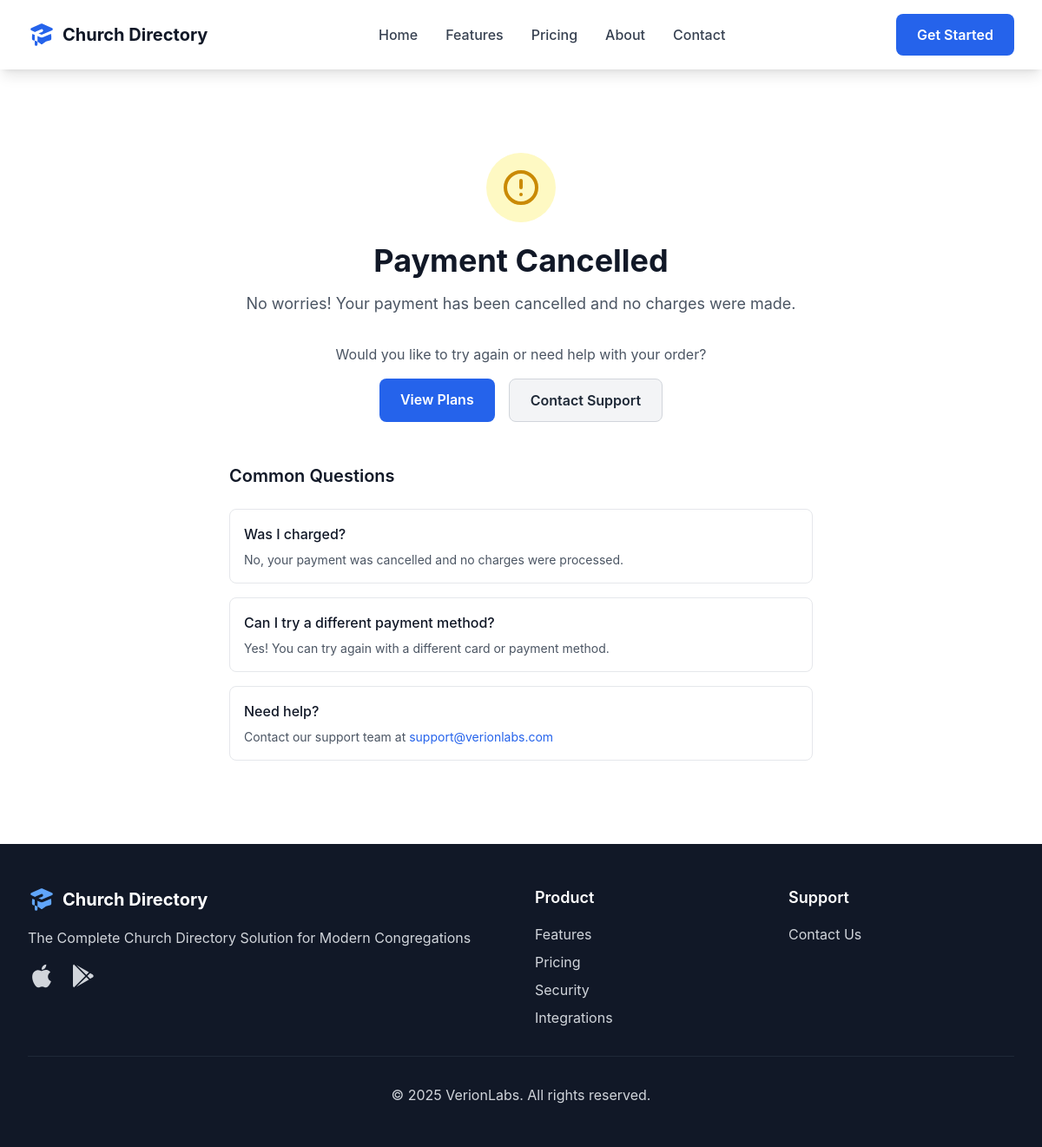
/directory/payment-cancel/, run on the app's committed database.
### church_directory/models.py (models this page shows, shortened)
class WebsiteConfig(models.Model):
    site_title = models.CharField(max_length=200, default="Church Directory")
    site_description = models.TextField(
        default="The Complete Church Directory Solution for Modern Congregations"
    )
    company_name = models.CharField(max_length=100, default="VerionLabs")
    domain = models.CharField(max_length=100, default="directory.verionlabs.com")
    hero_headline = models.CharField(
        max_length=200,
        default="Stay Connected with Your Church Family – Instantly & Securely"
    )
    hero_subline = models.TextField(
        default="Secure member directories that bring congregations closer together"
    )
    hero_cta_primary = models.CharField(max_length=50, default="Get Started Today")
    hero_cta_secondary = models.CharField(max_length=50, default="Learn More")
    about_headline = models.CharField(
        max_length=200,
        default="Building Stronger Church Communities"
    )
    about_subline = models.TextField(
        default="Church Directory was born from a simple belief: technology should bring people together, not drive them apart. We're passionate about helping churches foster genuine relationships and meaningful connections."
    )
    about_story_title = models.CharField(max_length=100, default="Our Story")
    about_values_title = models.CharField(max_length=100, default="Our Values")
    features_headline = models.CharField(
        max_length=200,
        default="Built Specifically for Churches"
    )
    features_subline = models.TextField(
        default="Every feature is designed with the unique needs, values, and privacy concerns of faith communities in mind."
    )
    pricing_headline = models.CharField(
        max_length=200,
        default="Simple, Transparent Pricing"
    )
    pricing_subline = models.TextField(
        default="Choose the plan that fits your congregation size. All plans include our core features with no hidden fees."
    )
    use_cases_headline = models.CharField(
        max_length=200,
        default="See It In Action"
    )
    use_cases_subline = models.TextField(
        default="Real scenarios from churches using Church Directory to strengthen their communities."
    )
    cta_headline = models.CharField(
        max_length=200,
        default="Ready to Connect Your Congregation?"
    )
    cta_subline = models.TextField(
        default="Join thousands of churches already using Church Directory to build stronger communities and streamline member management."
    )
    cta_button_primary = models.CharField(max_length=50, default="Start Free Trial")
    cta_button_secondary = models.CharField(max_length=50, default="Schedule Demo")
    support_email = models.EmailField(default="support@verionlabs.com")
    sales_email = models.EmailField(default="sales@verionlabs.com")
    phone = models.CharField(max_length=20, blank=True, null=True)
    address = models.TextField(blank=True)
    show_pricing = models.BooleanField(default=True)
    show_testimonials = models.BooleanField(default=True)
    show_use_cases = models.BooleanField(default=True)
    show_team = models.BooleanField(default=True)
    maintenance_mode = models.BooleanField(default=False)
    app_store_url = models.URLField(blank=True)
    google_play_url = models.URLField(blank=True)
    linkedin_url = models.URLField(blank=True)
    twitter_url = models.URLField(blank=True)
    facebook_url = models.URLField(blank=True)
    help_center_url = models.URLField(
        blank=True,
        help_text="URL for Help Center page (external link)"
    )
    privacy_policy_url = models.URLField(
        blank=True,
        help_text="URL for Privacy Policy page (external link)"
    )
    terms_of_service_url = models.URLField(
        blank=True,
        help_text="URL for Terms of Service page (external link)"
    )
    meta_keywords = models.TextField(
        default="church directory, member management, church software, congregation management",
        help_text="Comma-separated keywords"
    )
    created_at = models.DateTimeField(auto_now_add=True)
    updated_at = models.DateTimeField(auto_now=True)
    class Meta:
        verbose_name = "Website Configuration"
        verbose_name_plural = "Website Configuration"

### church_directory/views.py (the view, shortened to what this page needs)
# urls.py: path('payment-cancel/', views.payment_cancel, name='payment_cancel'),
def payment_cancel(request):
    subscription_id = request.GET.get('subscription_id')
    subscription = None
    try:
        config = WebsiteConfig.objects.first()
    except WebsiteConfig.DoesNotExist:
        config = None
    context = {
        'subscription': subscription,
        'config': config,
        'page_title': 'Payment Cancelled - Church Directory',
    }
    return render(request, 'church_directory/payment_cancel.html', context)

### website/context_processors.py (called while the page is built)
def site_config(request):
    try:
        config = SiteConfig.objects.first()
    except SiteConfig.DoesNotExist:
        config = None
    try:
        development_banner = DevelopmentBanner.objects.first()
    except DevelopmentBanner.DoesNotExist:
        development_banner = None
    navigation_items = NavigationItem.objects.filter(is_active=True).order_by('order')
    return {
        'site_config': config,
        'navigation_items': navigation_items,
        'development_banner': development_banner,
    }

### templates/church_directory/payment_cancel.html (shortened to what this page needs)
{% extends 'church_directory/base.html' %}
{% load static %}
{% block content %}
<section class="section-padding">
    <div class="container-width">
        <div class="max-w-2xl mx-auto text-center">
            <div class="w-20 h-20 mx-auto mb-6 bg-yellow-100 rounded-full flex items-center justify-center">
                <svg class="w-12 h-12 text-yellow-600" fill="none" stroke="currentColor" viewBox="0 0 24 24">
                    <path stroke-linecap="round" stroke-linejoin="round" stroke-width="2" d="M12 8v4m0 4h.01M21 12a9 9 0 11-18 0 9 9 0 0118 0z"/>
                </svg>
            </div>
            <h1 class="text-3xl lg:text-4xl font-bold text-gray-900 mb-4">
                Payment Cancelled
            </h1>
            <p class="text-lg text-gray-600 mb-8">
                No worries! Your payment has been cancelled and no charges were made.
            </p>
            <div class="space-y-4">
                <p class="text-gray-600">
                    Would you like to try again or need help with your order?
                </p>
                <div class="flex flex-col sm:flex-row gap-4 justify-center">
                    {% if subscription %}
                    <a href="{% url 'church_directory:checkout' %}?tier={{ subscription.pricing_tier.id }}&billing={{ subscription.billing_period }}"
                       class="btn-primary">
                        Try Again
                    </a>
                    {% else %}
                    <a href="{% url 'church_directory:pricing' %}" class="btn-primary">
                        View Plans
                    </a>
                    {% endif %}
                    <a href="{% url 'church_directory:contact' %}" class="btn-secondary">
                        Contact Support
                    </a>
                </div>
            </div>
            <div class="mt-12 text-left">
                <h3 class="text-xl font-semibold text-gray-900 mb-6">Common Questions</h3>
                <div class="space-y-4">
                    <div class="bg-white border border-gray-200 rounded-lg p-4">
                        <h4 class="font-medium text-gray-900 mb-2">Was I charged?</h4>
                        <p class="text-gray-600 text-sm">No, your payment was cancelled and no charges were processed.</p>
                    </div>
                    <div class="bg-white border border-gray-200 rounded-lg p-4">
                        <h4 class="font-medium text-gray-900 mb-2">Can I try a different payment method?</h4>
                        <p class="text-gray-600 text-sm">Yes! You can try again with a different card or payment method.</p>
                    </div>
                    <div class="bg-white border border-gray-200 rounded-lg p-4">
                        <h4 class="font-medium text-gray-900 mb-2">Need help?</h4>
                        <p class="text-gray-600 text-sm">
                            Contact our support team at
                            <a href="mailto:{% if config %}{{ config.support_email }}{% else %}support@verionlabs.com{% endif %}"
                               class="text-blue-600 hover:underline">
                               {% if config %}{{ config.support_email }}{% else %}support@verionlabs.com{% endif %}
                            </a>
                        </p>
                    </div>
                </div>
            </div>
        </div>
    </div>
</section>
{% endblock %}

### templates/church_directory/base.html (shortened to what this page needs)
<!DOCTYPE html>
<html lang="en">
<head>
    <link rel="icon" type="image/x-icon" href="{% load static %}{% static 'images/favicon.ico' %}">
    <link rel="manifest" href="{% load static %}{% static 'images/site.webmanifest' %}">
    <link href="{% load static %}{% static 'css/tailwind.css' %}" rel="stylesheet">
</head>
<body class="bg-white text-gray-900">
    <nav class="bg-white shadow-lg sticky top-0 z-50">
        <div class="container-width">
            <div class="flex justify-between items-center py-4">
                <div class="flex items-center">
                    <a href="{% url 'church_directory:home' %}" class="flex items-center space-x-2">
                        <span class="text-xl font-bold text-gray-900">Church Directory</span>
                    </a>
                </div>
                <div class="hidden md:flex items-center space-x-8">
                    <a href="{% url 'church_directory:home' %}"
                        class="text-gray-700 hover:text-blue-600 transition-colors font-medium">Home</a>
                    <a href="{% url 'church_directory:features' %}"
                        class="text-gray-700 hover:text-blue-600 transition-colors font-medium">Features</a>
                    <a href="{% url 'church_directory:pricing' %}"
                        class="text-gray-700 hover:text-blue-600 transition-colors font-medium">Pricing</a>
                    <a href="{% url 'church_directory:about' %}"
                        class="text-gray-700 hover:text-blue-600 transition-colors font-medium">About</a>
                    <a href="{% url 'church_directory:contact' %}"
                        class="text-gray-700 hover:text-blue-600 transition-colors font-medium">Contact</a>
                </div>
                <div class="hidden md:flex items-center space-x-4">
                    <a href="{% url 'church_directory:pricing' %}" class="btn-primary">Get Started</a>
                </div>
            </div>
        </div>
    </nav>
    <main>
        {% block content %}{% endblock %}
    </main>
    <footer class="bg-gray-900 text-white">
        <div class="container-width py-12">
            <div class="grid grid-cols-1 md:grid-cols-4 gap-8">
                <div class="md:col-span-2">
                    <div class="flex items-center space-x-2 mb-4">
                        <span class="text-xl font-bold">Church Directory</span>
                    </div>
                    <p class="text-gray-300 mb-4">
                        {% if config %}{{ config.site_description }}{% else %}The Complete Church Directory Solution for
                        Modern Congregations{% endif %}
                    </p>
                    {% if config.app_store_url or config.google_play_url %}
                    <div class="flex space-x-4">
                        {% if config.app_store_url %}
                        <a href="{{ config.app_store_url }}" class="text-gray-300 hover:text-white">
                        </a>
                        {% endif %}
                        {% if config.google_play_url %}
                        <a href="{{ config.google_play_url }}" class="text-gray-300 hover:text-white">
                        </a>
                        {% endif %}
                    </div>
                    {% endif %}
                </div>
                <div>
                    <h3 class="text-lg font-semibold mb-4">Product</h3>
                    <ul class="space-y-2">
                        <li><a href="{% url 'church_directory:features' %}"
                                class="text-gray-300 hover:text-white">Features</a></li>
                        <li><a href="{% url 'church_directory:pricing' %}"
                                class="text-gray-300 hover:text-white">Pricing</a></li>
                        <li><a href="#" class="text-gray-300 hover:text-white">Security</a></li>
                        <li><a href="#" class="text-gray-300 hover:text-white">Integrations</a></li>
                    </ul>
                </div>
                <div>
                    <h3 class="text-lg font-semibold mb-4">Support</h3>
                    <ul class="space-y-2">
                        <li><a href="{% url 'church_directory:contact' %}"
                                class="text-gray-300 hover:text-white">Contact Us</a></li>
                    </ul>
                </div>
            </div>
            <div class="border-t border-gray-800 mt-8 pt-8 text-center">
                <p class="text-gray-300">&copy; {% now "Y" %} VerionLabs. All rights reserved.</p>
            </div>
        </div>
    </footer>
</body>
</html>

### templates/church_directory/base.html (style rules this page uses)
.btn-primary { background-color: #2563eb; color: white; font-weight: 600; padding: 0.75rem 1.5rem; border-radius: 0.5rem; transition: all 0.2s; display: inline-block; text-decoration: none; border: none; cursor: pointer; }
.btn-secondary { background-color: #f3f4f6; color: #1f2937; font-weight: 600; padding: 0.75rem 1.5rem; border-radius: 0.5rem; border: 1px solid #d1d5db; transition: all 0.2s; display: inline-block; text-decoration: none; cursor: pointer; }
.section-padding { padding-top: 4rem; padding-bottom: 4rem; }
@media (min-width: 1024px) { .section-padding { padding-top: 6rem; padding-bottom: 6rem; } }
.container-width { max-width: 80rem; margin-left: auto; margin-right: auto; padding-left: 1rem; padding-right: 1rem; }
@media (min-width: 640px) { .container-width { padding-left: 1.5rem; padding-right: 1.5rem; } }
@media (min-width: 1024px) { .container-width { padding-left: 2rem; padding-right: 2rem; } }

### data on the page
WebsiteConfig: support_email "support@verionlabs.com", site_description "The Complete Church Directory Solution for Modern Congregations"
